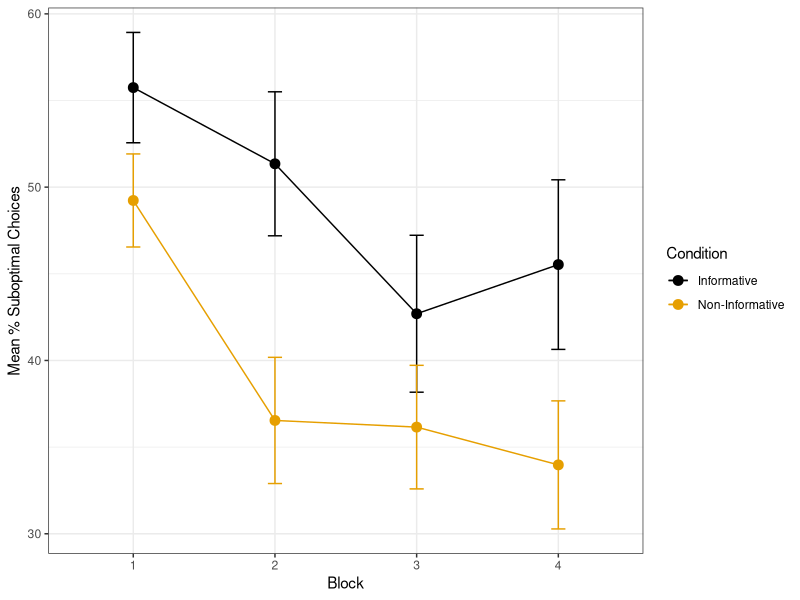
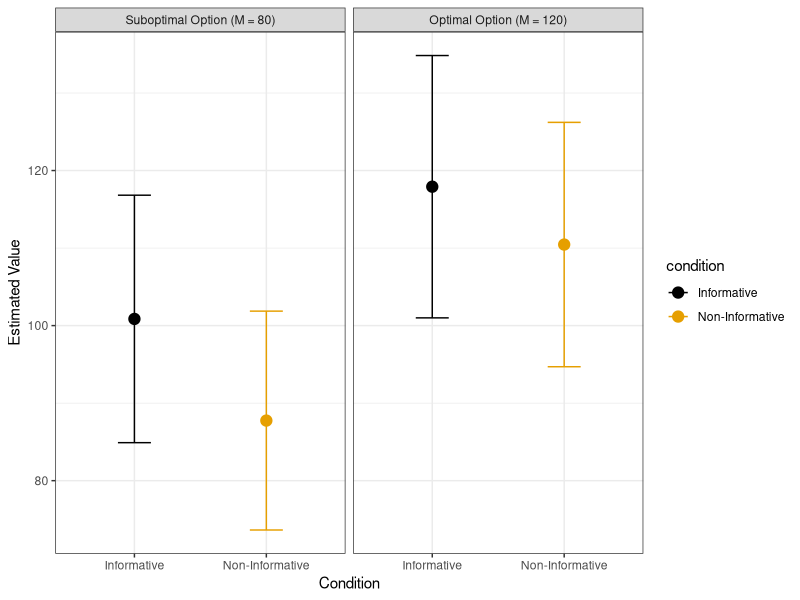

Source code (R) for these figures, in order: (Note: this script raises an error after producing the figures.)
# learning NWTK Exp 1
# created axl 7/9/22
# last updated axl 23/8/23

# load the libraries
library(tidyverse)
library(here)
library(data.table)
library(ggthemes)
library(emmeans)

# load the data
data <- read.csv(here("data_tidy", "s1_data_cleaned.csv"))
data$choice <- as.factor(data$choice)

# Save trial Data 
trialdat <- data %>% filter(!is.na(banditTrial)) %>%
  select(c(PID, banditTrial, choice, cue, feedback, magnit)) %>%
  rename(condition = magnit) %>%
  arrange(PID, banditTrial)

# Overall KIS vs FON choices: proportions ####

# cue: 1 is KIS, 2 is FON

trialdat <- trialdat %>%
  mutate(block = case_when(
    banditTrial <= 15 ~ 1,
    banditTrial <= 30 ~ 2,
    banditTrial <= 45 ~ 3,
    TRUE ~ 4
  ))

## visualise prop FON over blocks

trialdat$block <- as.factor(trialdat$block)

glimpse(trialdat)

#write.csv(trialdat, here("data_tidy", "s1_trialdat.csv"), row.names = FALSE)

# Overall FON percentage across blocks ####

propFON_blocks <- trialdat %>%
  group_by(PID, block, choice, .drop=FALSE) %>%
  summarise(n_FON = n()) %>% # chose FON
  filter(choice == 1)

conditionInfo <- trialdat %>% select(c(PID, condition)) %>% unique()

propFON_blocks <- left_join(conditionInfo, propFON_blocks)

propFON_blocks <- propFON_blocks %>%
  mutate(percent_FON = (n_FON/15)*100) # 15 trials per block

propFON_summary <- propFON_blocks %>%
  group_by(condition, block) %>%
  summarise(stdev = sd(percent_FON, na.rm=TRUE),
            mean = mean(percent_FON, na.rm=TRUE),
            n = n(),
            stderr = stdev/sqrt(n)) %>%
  ungroup()

ggplot(propFON_summary,
       aes(block, mean, group = condition, col = condition)) +
  geom_point(size = 3) +
  geom_line() +
  geom_errorbar(aes(ymin=mean - stderr, ymax = mean + stderr), width = .1) +
  theme_bw() +
  labs(x="Block", y="Mean % Suboptimal Choices", col = "Condition") +
  scale_colour_colorblind(labels = c("Informative", "Non-Informative")) 

#ggsave(here("plots","s1_FON_blocks.jpg"), width = 6, height = 4.2)

# Predictors of KIS/FON choice: analyse using glmer ####
library(lme4)

trialdat$condition <- as.factor(trialdat$condition)

trialdat$condition <-relevel(trialdat$condition, ref = "NonInfo")

mod <- glmer(choice ~ condition+banditTrial + (1|PID),
             data = trialdat,
             family = binomial(link = "logit"))

summary(mod)

# Generalized linear mixed model fit by maximum likelihood (Laplace Approximation) ['glmerMod']
# Family: binomial  ( logit )
# Formula: choice ~ condition + banditTrial + (1 | PID)
# Data: trialdat
# 
# AIC      BIC   logLik deviance df.resid 
# 6878.7   6905.5  -3435.3   6870.7     5936 
# 
# Scaled residuals: 
#   Min      1Q  Median      3Q     Max 
# -5.7342 -0.7329 -0.3387  0.8687  3.3408 
# 
# Random effects:
#   Groups Name        Variance Std.Dev.
# PID    (Intercept) 1.689    1.3     
# Number of obs: 5940, groups:  PID, 99
# 
# Fixed effects:
#   Estimate Std. Error z value Pr(>|z|)    
# (Intercept)       0.488224   0.202840   2.407   0.0161 *  
#   conditionNonInfo -0.562584   0.269865  -2.085   0.0371 *  
#   banditTrial      -0.015523   0.001734  -8.950   <2e-16 ***
#   ---
#   Signif. codes:  0 ‘***’ 0.001 ‘**’ 0.01 ‘*’ 0.05 ‘.’ 0.1 ‘ ’ 1
# 
# Correlation of Fixed Effects:
#   (Intr) cndtNI
# condtnNnInf -0.702       
# banditTrial -0.260  0.006

confint(pairs(emmeans(mod, ~ condition,type="response")))

# contrast              odds.ratio    SE  df asymp.LCL asymp.UCL
# Informative / NonInfo       1.76 0.474 Inf      1.03      2.98
# 
# Confidence level used: 0.95
# Intervals are back-transformed from the log odds ratio scale

# is there an effect of an interaction?
mod2 <- glmer(choice ~ condition*banditTrial + (1|PID),
              data = trialdat,
              family = binomial(link = "logit"))

anova(mod,mod2,test="Chisq")

# > anova(mod,mod2,test="Chisq")
# Data: trialdat
# Models:
#   mod: choice ~ condition + banditTrial + (1 | PID)
# mod2: choice ~ condition * banditTrial + (1 | PID)
# npar    AIC    BIC  logLik deviance  Chisq Df Pr(>Chisq)
# mod     4 6878.7 6905.5 -3435.3   6870.7                     
# mod2    5 6880.5 6913.9 -3435.3   6870.5 0.1971  1      0.657

# Single value estimate at end of task ####

estimates <- data %>% 
  dplyr::filter(grepl("undefined", responses)) %>%
  dplyr::filter(trial_index != 3) %>% # not the age question
  dplyr::filter(!(grepl("A", responses))) # not MTURK IDs

estimates <- estimates %>% 
  dplyr::select(PID, trial_index, condition, responses) %>%
  mutate(condition = ifelse(condition == 0, "info", "noninfo"))

estimates$responses <- as.numeric(gsub(".*?([0-9]+).*", "\\1", estimates$responses))   #extract numbers only

# exclude if people gave improbable estimates 
exclude_IDs <- subset(estimates, responses== 0 | responses >= 1000)$PID %>% unique()# participant IDs to exclude based on criteria
#Comment the above line, and uncomment the below line, to run the analyses with strict exclusion criteria; comment both lines to run analyses without any exclusion criteria
#exclude_IDs <- subset(estimates, responses < 70 | responses > 130)$PID %>% unique() # strict exclusion criteria

## results in exclusion of 19 people

estimates <- subset(estimates, !(PID %in% exclude_IDs)) # filter these out of the dataset. left with 138 estimates (ie 69 participants)
#Comment out the above line to run analyses without any exclusion criteria

estimates$PID %>% unique() # n=80 # n=43 with strict exclusions

# estimates are always suboptimal, optimal
estimates <-estimates %>% arrange(PID,trial_index) # make sure data is chronological
estimates$actual <- rep(c(80,120), length.out = nrow(estimates)) # make actual column with repeating 80, 120, 80, 120 etc going down
estimates$item <- rep(c("sub","optim"), length.out = nrow(estimates)) # make actual column with repeating 80, 120, 80, 120 etc going down


estimates <- estimates %>% select(c(PID, condition, item, responses, actual))

## plot

estimates$item <- factor(estimates$item, levels = c("sub", "optim"),
                         labels = c("Suboptimal Option (M = 80)", "Optimal Option (M = 120)")
)


estimates_summary <- estimates %>%
  group_by(condition, item) %>%
  summarise(mean = mean(responses),
            stdev = sd(responses),
            n = n(),
            stderr = stdev/sqrt(n()))

ggplot(estimates_summary,
       aes(condition, mean, colour = condition, group = condition)) +
  geom_point(size = 3.5) +
  geom_errorbar(aes(ymin = mean - stderr, ymax = mean + stderr), data = estimates_summary, width=.25) +
  theme_bw() +
  facet_wrap(~item) +
  scale_x_discrete(labels = c("Informative", "Non-Informative")) +
  labs(x="Condition", y="Estimated Value") +
  scale_colour_colorblind(labels = c("Informative", "Non-Informative"))

#ggsave(here("plots","s1_estimates_plot.jpg"), width = 5.4, height = 3.8)

## Analyse post-test estimates with mixed 2x2 anova (option type (within subjects) by condition (between-subjects)) ####

library(rstatix) # for anova

## check normality assumption
qqPlot(estimates$responses) # qqPlot not looking too good... apply a log transform

est_transformed <- log(estimates$responses)
#est_transformed <- log(estimates$responses + 0.000000000000000001) # uncomment this line & comment out previous line if running without exclusion criteria
# this is because zeros are not excluded when no exclusion criteria are applied

qqPlot(est_transformed) # looks better

estimates$est_transformed <- est_transformed

# Run the anova

res.aov <- anova_test(
  data = estimates, dv = est_transformed, wid = PID,
  between = condition, within = item
)
get_anova_table(res.aov)

estimates_raw_summary <- estimates %>% group_by(condition, item) %>% get_summary_stats(responses)
estimates_raw_summary

### ANOVA results with exclusions reported in manuscript ####
# ANOVA Table (type III tests)
# 
#       Effect DFn DFd      F     p p<.05      ges
# 1      condition   1  78  0.463 0.498       0.005000
# 2           item   1  78 10.293 0.002     * 0.022000
# 3 condition:item   1  78  0.404 0.527       0.000901

### ANOVA results without exclusions ####
# ANOVA Table (type III tests)
# 
#           Effect DFn DFd     F     p p<.05   ges
# 1      condition   1  97 0.978 0.325       0.005
# 2           item   1  97 1.770 0.186       0.009
# 3 condition:item   1  97 2.090 0.152       0.010

### ANOVA results with strict exclusions ####
# ANOVA Table (type III tests)
# 
#           Effect DFn DFd       F        p p<.05      ges
# 1      condition   1  41   2.111 1.54e-01       0.028000
# 2           item   1  41 102.350 1.04e-12     * 0.523000
# 3 condition:item   1  41   0.046 8.30e-01       0.000497
